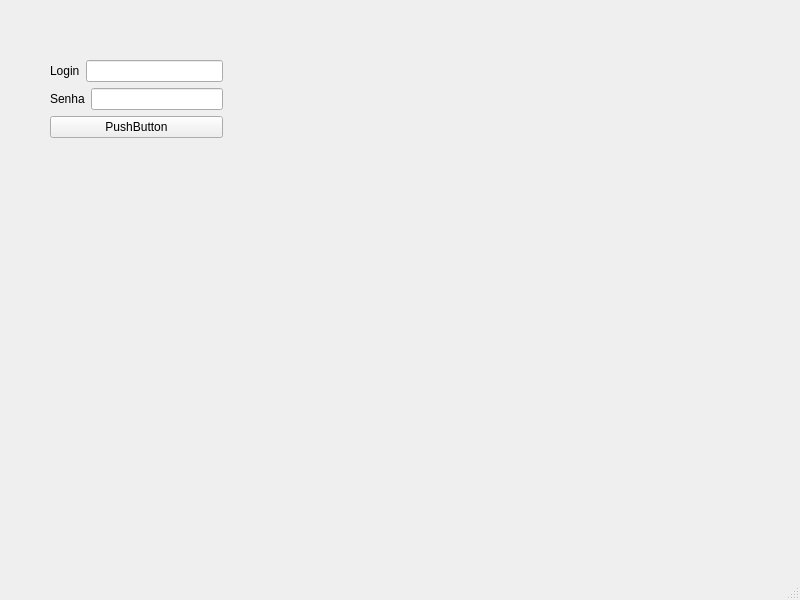
<?xml version="1.0" encoding="UTF-8"?>
<ui version="4.0">
 <class>MainWindow</class>
 <widget class="QMainWindow" name="MainWindow">
  <property name="geometry">
   <rect>
    <x>0</x>
    <y>0</y>
    <width>800</width>
    <height>600</height>
   </rect>
  </property>
  <property name="windowTitle">
   <string>MainWindow</string>
  </property>
  <widget class="QWidget" name="centralwidget">
   <widget class="QWidget" name="">
    <property name="geometry">
     <rect>
      <x>50</x>
      <y>60</y>
      <width>173</width>
      <height>81</height>
     </rect>
    </property>
    <layout class="QVBoxLayout" name="verticalLayout">
     <item>
      <layout class="QHBoxLayout" name="horizontalLayout">
       <item>
        <widget class="QLabel" name="label">
         <property name="text">
          <string>Login</string>
         </property>
        </widget>
       </item>
       <item>
        <widget class="QLineEdit" name="lineEdit_login"/>
       </item>
      </layout>
     </item>
     <item>
      <layout class="QHBoxLayout" name="horizontalLayout_2">
       <item>
        <widget class="QLabel" name="label_2">
         <property name="text">
          <string>Senha</string>
         </property>
        </widget>
       </item>
       <item>
        <widget class="QLineEdit" name="lineEdit_senha">
         <property name="echoMode">
          <enum>QLineEdit::Password</enum>
         </property>
        </widget>
       </item>
      </layout>
     </item>
     <item>
      <widget class="QPushButton" name="pushButton">
       <property name="text">
        <string>PushButton</string>
       </property>
      </widget>
     </item>
    </layout>
   </widget>
  </widget>
  <widget class="QMenuBar" name="menubar">
   <property name="geometry">
    <rect>
     <x>0</x>
     <y>0</y>
     <width>800</width>
     <height>21</height>
    </rect>
   </property>
  </widget>
  <widget class="QStatusBar" name="statusbar"/>
 </widget>
 <resources/>
 <connections/>
</ui>
